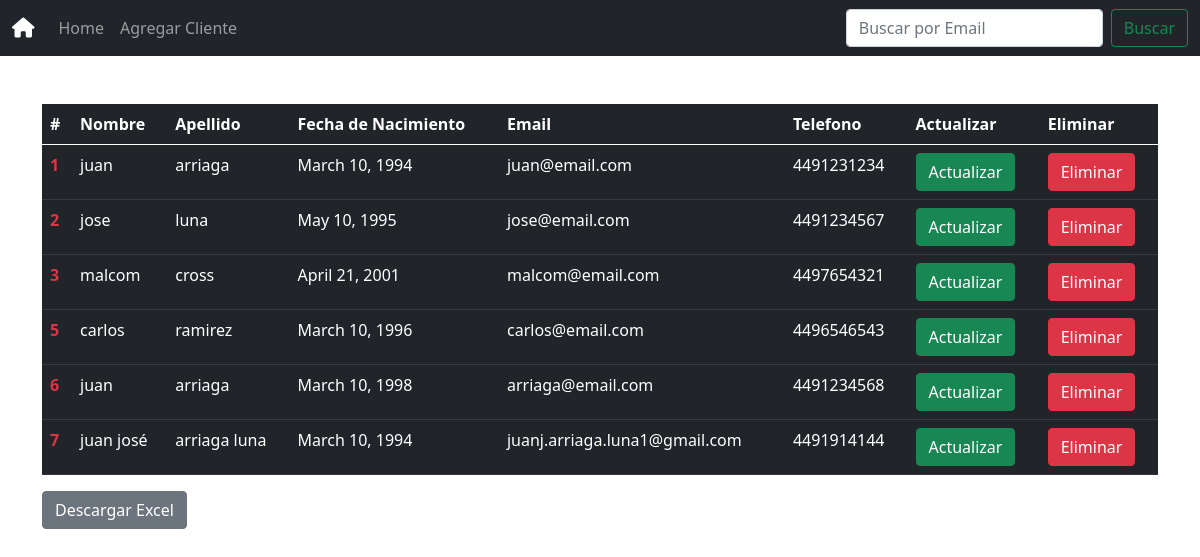
The page / on the database its author committed.
### clientes/models.py (models this page shows, shortened)
class Cliente(models.Model):
    nombre = models.CharField(null=False,max_length=255)
    apellido = models.CharField(null=True,max_length=255)
    nacimiento = models.DateField(null=True)
    telefono = models.CharField(null=True,max_length=255)
    email = models.EmailField(null=False,max_length=255)
    class Meta:
        db_table = 'Cliente'

### clientes/views.py (the view)
# urls.py: path('', views.LandView.as_view(),name="home"),
class LandView(ListView):
    template_name = "land_page.html"
    model = Cliente
    context_object_name = 'clientes'
    def get_context_data(self, **kwargs):
        context = super().get_context_data(**kwargs)
        clientes = self.get_queryset()
        clientes = Cliente.objects.all()
        context['clientes'] = clientes
        return context

### clientes/templates/land_page.html (shortened to what this page needs)
<!DOCTYPE html>
<html lang="en">
<head>
    <link href="https://cdn.jsdelivr.net/npm/bootstrap@5.0.2/dist/css/bootstrap.min.css" rel="stylesheet">
    <link rel="stylesheet" href="https://cdnjs.cloudflare.com/ajax/libs/font-awesome/6.1.1/css/all.min.css">
</head>
<body>
    <nav class="navbar navbar-expand-lg navbar-dark bg-dark">
        <div class="container-fluid">
            <a class="navbar-brand" href="{% url 'home' %}"><i class="fa-solid fa-house"></i></a>
            <div class="collapse navbar-collapse" id="navbarSupportedContent">
                <ul class="navbar-nav me-auto mb-2 mb-lg-0">
                    <li class="nav-item">
                        <a class="nav-link" aria-current="page" href="{% url 'home' %}">Home</a>
                    </li>
                    <li class="nav-item">
                        <a class="nav-link" href="{% url 'add' %}">Agregar Cliente</a>
                    </li>
                </ul>
                <form class="d-flex">
                <input class="form-control me-2" id="search" type="search" placeholder="Buscar por Email" aria-label="Search">
                <a class="btn btn-outline-success" onclick="search_function()">Buscar</a>
                </form>
            </div>
        </div>
    </nav>
    {% block content %}
        <div class="container mt-5" id="container">
            <table class="table table-dark">
                <thead>
                    <tr>
                        <th scope="col">#</th>
                        <th scope="col">Nombre</th>
                        <th scope="col">Apellido</th>
                        <th scope="col">Fecha de Nacimiento</th>
                        <th scope="col">Email</th>
                        <th scope="col">Telefono</th>
                        <th class="disp" scope="col">Actualizar</th>
                        <th class="disp" scope="col">Eliminar</th>
                    </tr>
                </thead>
                <tbody>
                    {% for cliente in clientes %}
                    <tr>
                        <th scope="row"><a href="{% url 'detalle' email=cliente.email %}" class="text-danger text-decoration-none">{{ cliente.id }}</a></th>
                        <td>{{ cliente.nombre }}</td>
                        <td>{{ cliente.apellido }}</td>
                        <td>{{ cliente.nacimiento }}</td>
                        <td>{{ cliente.email }}</td>
                        <td>{{ cliente.telefono }}</td>
                        <td class="disp"><a class="btn btn-success" href="{% url 'update' pk=cliente.id %}" role="button">Actualizar</a></td>
                        <td class="disp"><a class="btn btn-danger" href="{% url 'delete' pk=cliente.id %}" role="button">Eliminar</a></td>
                    </tr>
                    {% endfor %}
                </tbody>
            </table>
            <button type="button" class="btn btn-secondary" id="btnExport" onclick="exportReportToExcel(this)">Descargar Excel</button>
        </div>
    {% endblock content %}
</body>
</html>

### rows shown on the page
Cliente: id "1", nombre "juan", apellido "arriaga", nacimiento "March 10, 1994", email "juan@email.com", telefono "4491231234"
Cliente: id "2", nombre "jose", apellido "luna", nacimiento "May 10, 1995", email "jose@email.com", telefono "4491234567"
Cliente: id "3", nombre "malcom", apellido "cross", nacimiento "April 21, 2001", email "malcom@email.com", telefono "4497654321"
Cliente: id "5", nombre "carlos", apellido "ramirez", nacimiento "March 10, 1996", email "carlos@email.com", telefono "4496546543"
Cliente: id "6", nombre "juan", apellido "arriaga", nacimiento "March 10, 1998", email "arriaga@email.com", telefono "4491234568"
Cliente: id "7", nombre "juan josé", apellido "arriaga luna", nacimiento "March 10, 1994", email "juanj.arriaga.luna1@gmail.com", telefono "4491914144"
